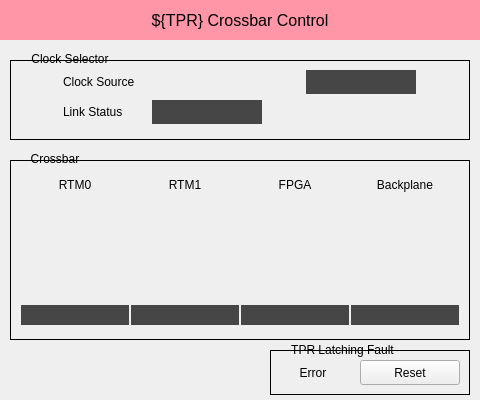
<?xml version="1.0" encoding="UTF-8"?>
<ui version="4.0">
 <class>Form</class>
 <widget class="QWidget" name="Form">
  <property name="geometry">
   <rect>
    <x>0</x>
    <y>0</y>
    <width>480</width>
    <height>400</height>
   </rect>
  </property>
  <property name="minimumSize">
   <size>
    <width>480</width>
    <height>400</height>
   </size>
  </property>
  <property name="maximumSize">
   <size>
    <width>480</width>
    <height>400</height>
   </size>
  </property>
  <property name="windowTitle">
   <string>MPS Crossbar Control</string>
  </property>
  <widget class="QFrame" name="frame">
   <property name="geometry">
    <rect>
     <x>0</x>
     <y>0</y>
     <width>480</width>
     <height>400</height>
    </rect>
   </property>
   <property name="styleSheet">
    <string notr="true"/>
   </property>
   <property name="frameShape">
    <enum>QFrame::NoFrame</enum>
   </property>
   <property name="frameShadow">
    <enum>QFrame::Plain</enum>
   </property>
   <widget class="QLabel" name="label">
    <property name="geometry">
     <rect>
      <x>0</x>
      <y>0</y>
      <width>480</width>
      <height>40</height>
     </rect>
    </property>
    <property name="font">
     <font>
      <pointsize>12</pointsize>
     </font>
    </property>
    <property name="styleSheet">
     <string notr="true">background-color: rgb(255, 150, 168);</string>
    </property>
    <property name="text">
     <string>${TPR} Crossbar Control</string>
    </property>
    <property name="alignment">
     <set>Qt::AlignCenter</set>
    </property>
   </widget>
   <widget class="QFrame" name="frame_2">
    <property name="geometry">
     <rect>
      <x>10</x>
      <y>60</y>
      <width>460</width>
      <height>80</height>
     </rect>
    </property>
    <property name="frameShape">
     <enum>QFrame::Box</enum>
    </property>
    <property name="frameShadow">
     <enum>QFrame::Plain</enum>
    </property>
    <widget class="PyDMEnumButton" name="PyDMEnumButton_5">
     <property name="geometry">
      <rect>
       <x>142</x>
       <y>10</y>
       <width>150</width>
       <height>24</height>
      </rect>
     </property>
     <property name="toolTip">
      <string/>
     </property>
     <property name="channel" stdset="0">
      <string>ca://${TPR}:MODE</string>
     </property>
     <property name="orientation" stdset="0">
      <enum>Qt::Horizontal</enum>
     </property>
     <property name="marginTop" stdset="0">
      <number>0</number>
     </property>
     <property name="marginBottom" stdset="0">
      <number>0</number>
     </property>
     <property name="marginLeft" stdset="0">
      <number>0</number>
     </property>
     <property name="marginRight" stdset="0">
      <number>0</number>
     </property>
     <property name="horizontalSpacing" stdset="0">
      <number>1</number>
     </property>
     <property name="verticalSpacing" stdset="0">
      <number>1</number>
     </property>
    </widget>
    <widget class="PyDMLabel" name="PyDMLabel_5">
     <property name="geometry">
      <rect>
       <x>296</x>
       <y>10</y>
       <width>110</width>
       <height>24</height>
      </rect>
     </property>
     <property name="font">
      <font>
       <pointsize>9</pointsize>
      </font>
     </property>
     <property name="toolTip">
      <string/>
     </property>
     <property name="styleSheet">
      <string notr="true">color: rgb(12, 255, 68);
background-color: rgb(70, 70, 70);</string>
     </property>
     <property name="alignment">
      <set>Qt::AlignCenter</set>
     </property>
     <property name="channel" stdset="0">
      <string>ca://${TPR}:MODE</string>
     </property>
    </widget>
    <widget class="QLabel" name="label_8">
     <property name="geometry">
      <rect>
       <x>53</x>
       <y>10</y>
       <width>85</width>
       <height>24</height>
      </rect>
     </property>
     <property name="text">
      <string>Clock Source</string>
     </property>
    </widget>
    <widget class="QLabel" name="label_9">
     <property name="geometry">
      <rect>
       <x>53</x>
       <y>40</y>
       <width>85</width>
       <height>24</height>
      </rect>
     </property>
     <property name="text">
      <string>Link Status</string>
     </property>
    </widget>
    <widget class="PyDMLabel" name="PyDMLabel_6">
     <property name="geometry">
      <rect>
       <x>142</x>
       <y>40</y>
       <width>110</width>
       <height>24</height>
      </rect>
     </property>
     <property name="font">
      <font>
       <pointsize>9</pointsize>
      </font>
     </property>
     <property name="toolTip">
      <string/>
     </property>
     <property name="styleSheet">
      <string notr="true">background-color: rgb(70, 70, 70);</string>
     </property>
     <property name="alignment">
      <set>Qt::AlignCenter</set>
     </property>
     <property name="alarmSensitiveContent" stdset="0">
      <bool>true</bool>
     </property>
     <property name="channel" stdset="0">
      <string>ca://${TPR}:RXLNKSTATUS</string>
     </property>
    </widget>
   </widget>
   <widget class="QLabel" name="label_2">
    <property name="geometry">
     <rect>
      <x>20</x>
      <y>50</y>
      <width>100</width>
      <height>17</height>
     </rect>
    </property>
    <property name="text">
     <string>Clock Selector</string>
    </property>
    <property name="alignment">
     <set>Qt::AlignCenter</set>
    </property>
   </widget>
   <widget class="QFrame" name="frame_3">
    <property name="geometry">
     <rect>
      <x>10</x>
      <y>160</y>
      <width>460</width>
      <height>180</height>
     </rect>
    </property>
    <property name="frameShape">
     <enum>QFrame::Box</enum>
    </property>
    <property name="frameShadow">
     <enum>QFrame::Plain</enum>
    </property>
    <widget class="PyDMEnumButton" name="PyDMEnumButton">
     <property name="geometry">
      <rect>
       <x>10</x>
       <y>30</y>
       <width>110</width>
       <height>110</height>
      </rect>
     </property>
     <property name="font">
      <font>
       <pointsize>8</pointsize>
      </font>
     </property>
     <property name="toolTip">
      <string/>
     </property>
     <property name="channel" stdset="0">
      <string>ca://${TPR}:TCRB0:OUTPUTCONFIG</string>
     </property>
     <property name="marginTop" stdset="0">
      <number>0</number>
     </property>
     <property name="marginBottom" stdset="0">
      <number>0</number>
     </property>
     <property name="marginLeft" stdset="0">
      <number>0</number>
     </property>
     <property name="marginRight" stdset="0">
      <number>0</number>
     </property>
     <property name="horizontalSpacing" stdset="0">
      <number>1</number>
     </property>
     <property name="verticalSpacing" stdset="0">
      <number>1</number>
     </property>
    </widget>
    <widget class="PyDMEnumButton" name="PyDMEnumButton_2">
     <property name="geometry">
      <rect>
       <x>120</x>
       <y>30</y>
       <width>110</width>
       <height>110</height>
      </rect>
     </property>
     <property name="font">
      <font>
       <pointsize>8</pointsize>
      </font>
     </property>
     <property name="toolTip">
      <string/>
     </property>
     <property name="channel" stdset="0">
      <string>ca://${TPR}:TCRB3:OUTPUTCONFIG</string>
     </property>
     <property name="marginTop" stdset="0">
      <number>0</number>
     </property>
     <property name="marginBottom" stdset="0">
      <number>0</number>
     </property>
     <property name="marginLeft" stdset="0">
      <number>0</number>
     </property>
     <property name="marginRight" stdset="0">
      <number>0</number>
     </property>
     <property name="horizontalSpacing" stdset="0">
      <number>1</number>
     </property>
     <property name="verticalSpacing" stdset="0">
      <number>1</number>
     </property>
    </widget>
    <widget class="PyDMEnumButton" name="PyDMEnumButton_3">
     <property name="geometry">
      <rect>
       <x>230</x>
       <y>30</y>
       <width>110</width>
       <height>110</height>
      </rect>
     </property>
     <property name="font">
      <font>
       <pointsize>8</pointsize>
      </font>
     </property>
     <property name="toolTip">
      <string/>
     </property>
     <property name="channel" stdset="0">
      <string>ca://${TPR}:TCRB1:OUTPUTCONFIG</string>
     </property>
     <property name="marginTop" stdset="0">
      <number>0</number>
     </property>
     <property name="marginBottom" stdset="0">
      <number>0</number>
     </property>
     <property name="marginLeft" stdset="0">
      <number>0</number>
     </property>
     <property name="marginRight" stdset="0">
      <number>0</number>
     </property>
     <property name="horizontalSpacing" stdset="0">
      <number>1</number>
     </property>
     <property name="verticalSpacing" stdset="0">
      <number>1</number>
     </property>
    </widget>
    <widget class="PyDMEnumButton" name="PyDMEnumButton_4">
     <property name="geometry">
      <rect>
       <x>340</x>
       <y>30</y>
       <width>110</width>
       <height>110</height>
      </rect>
     </property>
     <property name="font">
      <font>
       <pointsize>8</pointsize>
      </font>
     </property>
     <property name="toolTip">
      <string/>
     </property>
     <property name="channel" stdset="0">
      <string>ca://${TPR}:TCRB2:OUTPUTCONFIG</string>
     </property>
     <property name="marginTop" stdset="0">
      <number>0</number>
     </property>
     <property name="marginBottom" stdset="0">
      <number>0</number>
     </property>
     <property name="marginLeft" stdset="0">
      <number>0</number>
     </property>
     <property name="marginRight" stdset="0">
      <number>0</number>
     </property>
     <property name="horizontalSpacing" stdset="0">
      <number>1</number>
     </property>
     <property name="verticalSpacing" stdset="0">
      <number>1</number>
     </property>
    </widget>
    <widget class="QLabel" name="label_3">
     <property name="geometry">
      <rect>
       <x>10</x>
       <y>15</y>
       <width>110</width>
       <height>20</height>
      </rect>
     </property>
     <property name="text">
      <string>RTM0</string>
     </property>
     <property name="alignment">
      <set>Qt::AlignCenter</set>
     </property>
    </widget>
    <widget class="QLabel" name="label_4">
     <property name="geometry">
      <rect>
       <x>120</x>
       <y>15</y>
       <width>110</width>
       <height>20</height>
      </rect>
     </property>
     <property name="text">
      <string>RTM1</string>
     </property>
     <property name="alignment">
      <set>Qt::AlignCenter</set>
     </property>
    </widget>
    <widget class="QLabel" name="label_5">
     <property name="geometry">
      <rect>
       <x>230</x>
       <y>15</y>
       <width>110</width>
       <height>20</height>
      </rect>
     </property>
     <property name="text">
      <string>FPGA</string>
     </property>
     <property name="alignment">
      <set>Qt::AlignCenter</set>
     </property>
    </widget>
    <widget class="QLabel" name="label_6">
     <property name="geometry">
      <rect>
       <x>340</x>
       <y>15</y>
       <width>110</width>
       <height>20</height>
      </rect>
     </property>
     <property name="text">
      <string>Backplane</string>
     </property>
     <property name="alignment">
      <set>Qt::AlignCenter</set>
     </property>
    </widget>
    <widget class="PyDMLabel" name="PyDMLabel">
     <property name="geometry">
      <rect>
       <x>11</x>
       <y>145</y>
       <width>108</width>
       <height>20</height>
      </rect>
     </property>
     <property name="font">
      <font>
       <pointsize>8</pointsize>
      </font>
     </property>
     <property name="toolTip">
      <string/>
     </property>
     <property name="styleSheet">
      <string notr="true">color: rgb(12, 255, 68);
background-color: rgb(70, 70, 70);</string>
     </property>
     <property name="alignment">
      <set>Qt::AlignCenter</set>
     </property>
     <property name="channel" stdset="0">
      <string>ca://${TPR}:TCRB0:OUTPUTCONFIG</string>
     </property>
    </widget>
    <widget class="PyDMLabel" name="PyDMLabel_2">
     <property name="geometry">
      <rect>
       <x>121</x>
       <y>145</y>
       <width>108</width>
       <height>20</height>
      </rect>
     </property>
     <property name="font">
      <font>
       <pointsize>8</pointsize>
      </font>
     </property>
     <property name="toolTip">
      <string/>
     </property>
     <property name="styleSheet">
      <string notr="true">color: rgb(12, 255, 68);
background-color: rgb(70, 70, 70);</string>
     </property>
     <property name="alignment">
      <set>Qt::AlignCenter</set>
     </property>
     <property name="channel" stdset="0">
      <string>ca://${TPR}:TCRB3:OUTPUTCONFIG</string>
     </property>
    </widget>
    <widget class="PyDMLabel" name="PyDMLabel_3">
     <property name="geometry">
      <rect>
       <x>231</x>
       <y>145</y>
       <width>108</width>
       <height>20</height>
      </rect>
     </property>
     <property name="font">
      <font>
       <pointsize>8</pointsize>
      </font>
     </property>
     <property name="toolTip">
      <string/>
     </property>
     <property name="styleSheet">
      <string notr="true">color: rgb(12, 255, 68);
background-color: rgb(70, 70, 70);</string>
     </property>
     <property name="alignment">
      <set>Qt::AlignCenter</set>
     </property>
     <property name="channel" stdset="0">
      <string>ca://${TPR}:TCRB1:OUTPUTCONFIG</string>
     </property>
    </widget>
    <widget class="PyDMLabel" name="PyDMLabel_4">
     <property name="geometry">
      <rect>
       <x>341</x>
       <y>145</y>
       <width>108</width>
       <height>20</height>
      </rect>
     </property>
     <property name="font">
      <font>
       <pointsize>8</pointsize>
      </font>
     </property>
     <property name="toolTip">
      <string/>
     </property>
     <property name="styleSheet">
      <string notr="true">color: rgb(12, 255, 68);
background-color: rgb(70, 70, 70);</string>
     </property>
     <property name="alignment">
      <set>Qt::AlignCenter</set>
     </property>
     <property name="channel" stdset="0">
      <string>ca://${TPR}:TCRB2:OUTPUTCONFIG</string>
     </property>
    </widget>
   </widget>
   <widget class="QLabel" name="label_7">
    <property name="geometry">
     <rect>
      <x>20</x>
      <y>150</y>
      <width>70</width>
      <height>17</height>
     </rect>
    </property>
    <property name="text">
     <string>Crossbar</string>
    </property>
    <property name="alignment">
     <set>Qt::AlignCenter</set>
    </property>
   </widget>
   <widget class="QFrame" name="frame_4">
    <property name="geometry">
     <rect>
      <x>270</x>
      <y>350</y>
      <width>200</width>
      <height>45</height>
     </rect>
    </property>
    <property name="frameShape">
     <enum>QFrame::Box</enum>
    </property>
    <property name="frameShadow">
     <enum>QFrame::Plain</enum>
    </property>
    <widget class="PyDMPushButton" name="PyDMPushButton">
     <property name="geometry">
      <rect>
       <x>90</x>
       <y>10</y>
       <width>100</width>
       <height>25</height>
      </rect>
     </property>
     <property name="toolTip">
      <string/>
     </property>
     <property name="text">
      <string>Reset</string>
     </property>
     <property name="channel" stdset="0">
      <string>ca://${TPR}:TIMING_RX_ERR</string>
     </property>
     <property name="pressValue" stdset="0">
      <string>0</string>
     </property>
    </widget>
    <widget class="PyDMLabel" name="PyDMLabel_7">
     <property name="geometry">
      <rect>
       <x>10</x>
       <y>10</y>
       <width>66</width>
       <height>25</height>
      </rect>
     </property>
     <property name="toolTip">
      <string/>
     </property>
     <property name="text">
      <string>Error</string>
     </property>
     <property name="alignment">
      <set>Qt::AlignCenter</set>
     </property>
     <property name="alarmSensitiveContent" stdset="0">
      <bool>true</bool>
     </property>
     <property name="channel" stdset="0">
      <string>ca://${TPR}:TIMING_RX_ERR_RBV</string>
     </property>
    </widget>
   </widget>
   <widget class="QLabel" name="label_10">
    <property name="geometry">
     <rect>
      <x>280</x>
      <y>340</y>
      <width>125</width>
      <height>20</height>
     </rect>
    </property>
    <property name="text">
     <string>TPR Latching Fault</string>
    </property>
    <property name="alignment">
     <set>Qt::AlignCenter</set>
    </property>
   </widget>
  </widget>
 </widget>
 <customwidgets>
  <customwidget>
   <class>PyDMLabel</class>
   <extends>QLabel</extends>
   <header>pydm.widgets.label</header>
  </customwidget>
  <customwidget>
   <class>PyDMEnumButton</class>
   <extends>QWidget</extends>
   <header>pydm.widgets.enum_button</header>
  </customwidget>
  <customwidget>
   <class>PyDMPushButton</class>
   <extends>QPushButton</extends>
   <header>pydm.widgets.pushbutton</header>
  </customwidget>
 </customwidgets>
 <resources/>
 <connections/>
</ui>
